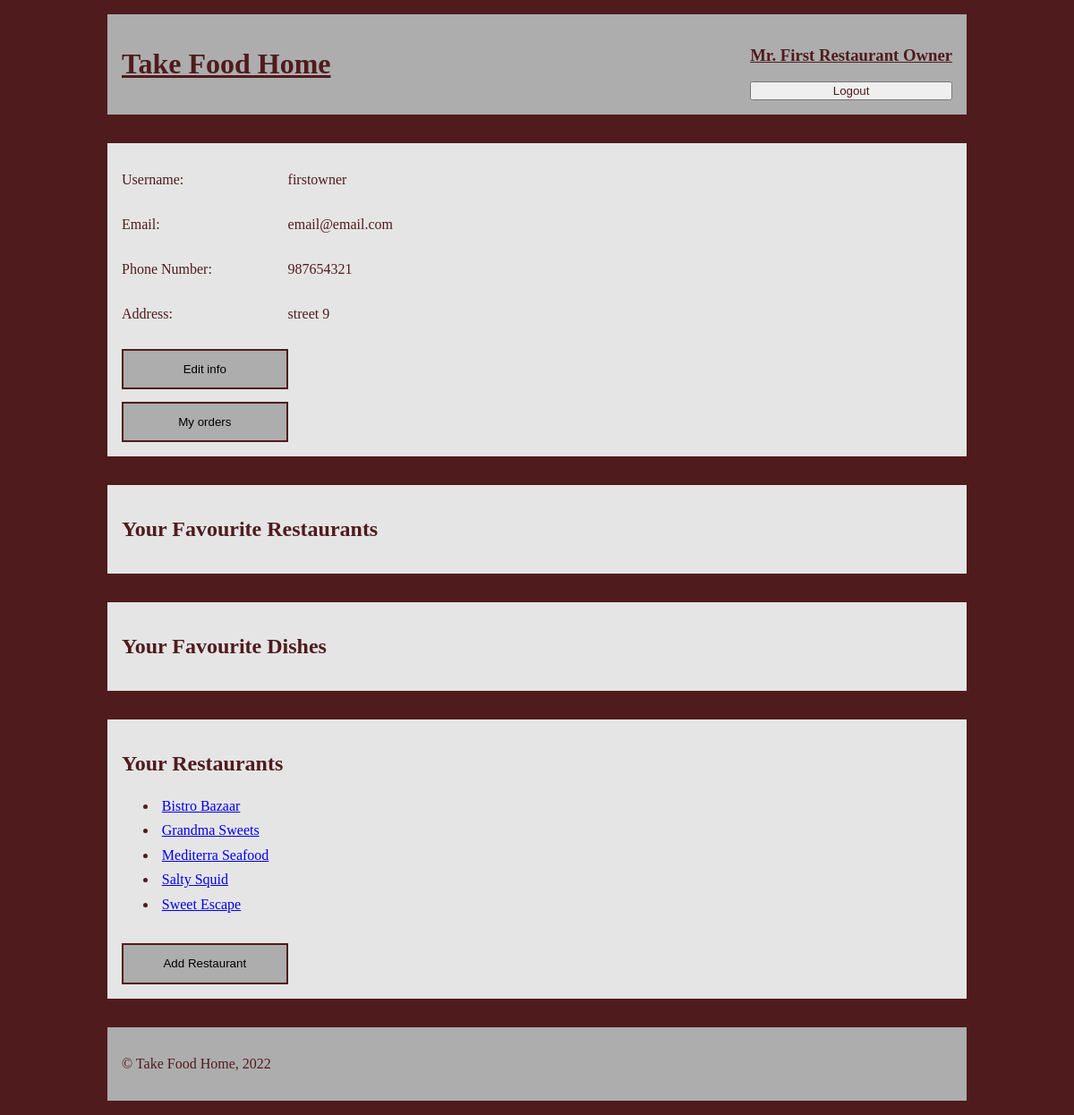
The page /user-info-page.php (signed in) on the database its author committed.
### tables this page shows
CREATE TABLE User(
    userID          INTEGER PRIMARY KEY,
    username        VARCHAR(16) UNIQUE NOT NULL,
    password        VARCHAR(40) NOT NULL,
    name            VARCHAR(32) NOT NULL,
    email           TEXT NOT NULL,
    phoneNumber     CHAR(9) NOT NULL,
    address         TEXT NOT NULL,
    owner           BOOLEAN DEFAULT 0,
    courier         BOOLEAN DEFAULT 0
);

CREATE TABLE Restaurant(
    restaurantID    INTEGER PRIMARY KEY,
    name            VARCHAR(32) UNIQUE NOT NULL,
    description     VARCHAR(500) DEFAULT 'The owner has not provided a description for this restaurant yet.',
    address         VARCHAR(64) UNIQUE NOT NULL,
    email           VARCHAR(32),
    phoneNumber     CHAR(9) NOT NULL,
    category        VARCHAR(16),
    ownerID         INTEGER REFERENCES USER(userID),
    picture        TEXT NOT NULL
);

### user-info-page.php (called while the page is built, shortened)
<?php
    require_once('php/output-functions/user-info/draw-user-info.php');
    require_once('php/output-functions/draw-header.php');
    require_once('php/output-functions/draw-footer.php');
    outputUserInfo();
?>

### database/data-fetching/user.php (called while the page is built, shortened)
<?php
    function getUserbyID($db, $id) {
        $stmt = $db->prepare(
            'SELECT * FROM User
            WHERE userID = :id'
        );
        $stmt->bindParam(':id',$id);
        $stmt->execute();
        $user =$stmt->fetch();
        return $user;
    }
?>

### database/data-fetching/restaurants.php (called while the page is built, shortened)
<?php
    function getRestaurantbyOwner($db,$onwer_id){
        $stmt = $db->prepare(
            'SELECT *
            FROM Restaurant
            WHERE ownerID = :id
            ORDER BY name'
        );
        $stmt ->bindParam(':id',$onwer_id);
        $stmt->execute();
        $restaurants = $stmt->fetchall();
        return $restaurants;
    }
?>

### php/output-functions/user-info/draw-user-info.php (the view, shortened to what this page needs)
<?php
    function outputFavouriteRestaurants() {
        $favourites = getAllFavouriteRestaurants($db, $_SESSION['userID']); ?>
        <section id="favourite-restaurants">
            <article>
                <h2>Your Favourite Restaurants</h2>
            </article>
        </section>
    <?php
    }
    function outputFavouriteDishes() {
        $favourites = getAllFavouriteDishes($db, $_SESSION['userID']); ?>
        <section id="favourite-dishes">
            <article>
                <h2>Your Favourite Dishes</h2>
            </article>
        </section>
    <?php
    }
    function outputUserRestaurants() {
        require_once('database/db-connection.php');
        require_once('database/data-fetching/restaurants.php');
        $db = getDatabaseConnection('database/restaurants.db');
        $restaurants = getRestaurantbyOwner($db, $_SESSION['userID']); ?>
        <section id="restaurants">
            <article>
                <h2>Your Restaurants</h2>
                <ul>
                <?php foreach ($restaurants as $restaurant) { ?>
                    <li><a href="../restaurant-page.php?id=<?=$restaurant['restaurantID']?>"><?=$restaurant['name']?></a></li>
                <?php
                } ?>
                </ul>
                <button class="button" type="button" onclick="location.href='../restaurant-register-page.php'">Add Restaurant</button>
            </article>
        </section>
    <?php
    }
    function outputUserInfo(){
        require_once('database/db-connection.php');
        require_once('database/data-fetching/user.php');
        require_once('database/data-fetching/restaurants.php');
        $db = getDatabaseConnection('database/restaurants.db');
        $user = getUserbyId($db,$_SESSION['userID']); ?>
        <main>
            <section id="userInfo">
                <p>Username:</p>
                <p> <?=$user['username']?></p>
                <p>Email:</p>
                <p> <?=$user['email']?></p>
                <p>Phone Number:</p>
                <p><?=$user['phoneNumber']?></p>
                <p>Address:</p>
                <p><?=$user['address']?></p>
                <button class="button" type="button" onclick="location.href='../user-info-edit-page.php'">Edit info</button>
                <button class="button" id="user-order-button" type="button" onclick="location.href='../user-orders-page.php'">My orders</button>
            </section>
            <?php
            outputFavouriteRestaurants();
            outputFavouriteDishes();
            if ($user['owner'] === 1)
                outputUserRestaurants();
            ?>
        </main>
   <?php
   }
?>

### css/style.css (style rules this page uses)
body { --main-color: #501B1D; --background-color: #E5E5E5; --secondary-color: #ADADAD; width: 60em; margin: 1em auto; background-color: var(--main-color); }
.button { background-color: var(--secondary-color); color: black; border: 2px solid var(--main-color); padding: 1em 0em; text-align: center; margin-top: 1em; min-width: 20%; max-height: 3.5em; }
p { word-break: normal; }
main { background-color: var(--main-color); color: var(--main-color); }
main article { background-color: var(--background-color); padding: 1em; margin: 2em 0em; width: auto; overflow: auto; word-break: break-all; }
#user-order-button { grid-column-start: 1; }
#userInfo { display: grid; grid-template-columns: 20% auto; background-color: var(--background-color); margin: 2em 0em; padding: 1em; }
#restaurants li { padding: 0.3em; }

### rows shown on the page
user: username "firstowner", email "email@email.com", phoneNumber "987654321", address "street 9"
restaurant: name "Bistro Bazaar"
restaurant: name "Grandma Sweets"
restaurant: name "Mediterra Seafood"
restaurant: name "Salty Squid"
restaurant: name "Sweet Escape"

### other values the page prints
$_SESSION['name'] "Mr. First Restaurant Owner"
